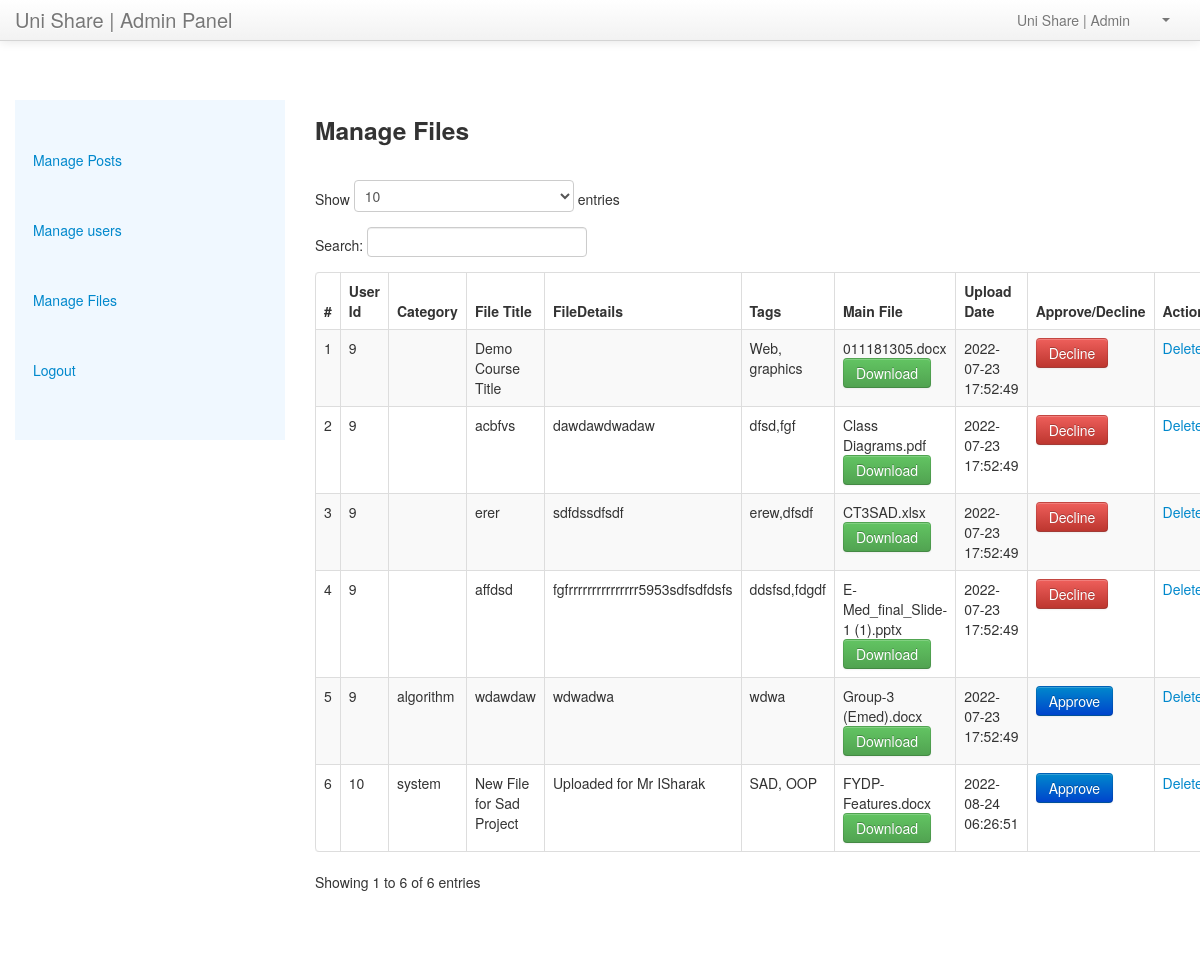
Page /admin/manage-file.php (signed in) on the committed database.
### tables this page shows
CREATE TABLE `files` (
  `id` int(10) NOT NULL,
  `title` varchar(255) DEFAULT NULL,
  `description` text DEFAULT NULL,
  `video` varchar(255) DEFAULT NULL,
  `tags` varchar(255) DEFAULT NULL,
  `user_id` int(11) DEFAULT NULL,
  `status` int(11) DEFAULT NULL,
  `category` varchar(255) DEFAULT NULL,
  `upload_time` timestamp NOT NULL DEFAULT current_timestamp() ON UPDATE current_timestamp()
);

### admin/manage-file.php (the view, shortened to what this page needs)
<?php
if(strlen($_SESSION['alogin'])==0)
	{
	header('location:index.php');
	}
else{
?>
<!DOCTYPE html>
<html lang="en">
<head>
	<?php include('include/links.php')?>
</head>
<body>
	<?php include('include/header.php');?>
	<div class="wrapper">
		<div class="container">
			<div class="row">
				<?php include('include/sidebar.php');?>
				<div class="span9">
					<div class="content">
						<div class="module">
							<div class="module-head">
								<h3>Manage Files</h3>
							</div>
							<div class="module-body table">
								<br />
								<table cellpadding="0" cellspacing="0" border="0"
									class="datatable-1 table table-bordered table-striped display" width="100%">
									<thead>
										<tr>
											<th>#</th>
											<th>User Id</th>
                                            <th>Category</th>
											<th>File Title</th>
											<th>FileDetails</th>
											<th>Tags</th>
                                            <th>Main File</th>
											<th>Upload Date</th>
											<th>Approve/Decline</th>
											<th>Action</th>
										</tr>
									</thead>
									<tbody>
										<?php
										$query=mysqli_query($con,"select * from files ");
										$cnt=1;
										while($row=mysqli_fetch_array($query))
										{
										?>
										<tr>
											<td><?php echo htmlentities($cnt);?></td>
											<td><?php echo htmlentities($row['user_id']);?></td>
                                            <td><?php echo htmlentities($row['category']);?></td>
											<td><?php echo htmlentities($row['title']);?></td>
											<td><?php echo htmlentities($row['description']);?></td>
											<td><?php echo htmlentities($row['tags']);?></td>
                                            <td><?php echo htmlentities($row['video']);?>
												<a href="download.php?file=<?php echo $row['id']?>&name=<?php echo htmlentities($row['video']);?>"
													class="btn btn-success">Download</a>
											</td>
											<td><?php echo htmlentities($row['upload_time']);?></td>
											<td>
												<?php if($row['status']=='0'){?>
												<a href="approve_file.php?id=<?php echo $row['id'];?>"
													class="btn btn-primary">Approve</a>
												<?php  } else{ ?>
												<a href="decline-file.php?id=<?php echo $row['id'];?>"
													class="btn btn-danger">Decline</a>
												<?php } ?>
											</td>
											<td>
												<a href="manage-file.php?id=<?php echo $row['id']?>&del=delete"
													onClick="return confirm('Are you sure you want to delete this prescription?')">Delete
												</a>
											</td>
										</tr>
										<?php $cnt=$cnt+1; } ?>
								</table>
							</div>
						</div>
					</div>
				</div>
			</div>
		</div>
	</div>
</body>
<?php } ?>

### admin/css/style.css (style rules this page uses)
.wrapper { padding: 100px 0; }

### rows in the picture
files: user "9", title "Demo Course Title", tags "Web, graphics", video "011181305.docx", upload_time "2022-07-23 17:52:49"
files: user "9", title "acbfvs", description "dawdawdwadaw", tags "dfsd,fgf", video "Class Diagrams.pdf", upload_time "2022-07-23 17:52:49"
files: user "9", title "erer", description "sdfdssdfsdf", tags "erew,dfsdf", video "CT3SAD.xlsx", upload_time "2022-07-23 17:52:49"
files: user "9", title "affdsd", description "fgfrrrrrrrrrrrrrrr5953sdfsdfdsfs", tags "ddsfsd,fdgdf", video "E-Med_final_Slide-1 (1).pptx", upload_time "2022-07-23 17:52:49"
files: user "9", category "algorithm", title "wdawdaw", description "wdwadwa", tags "wdwa", video "Group-3 (Emed).docx", upload_time "2022-07-23 17:52:49"
files: user "10", category "system", title "New File for Sad Project", description "Uploaded for Mr ISharak", tags "SAD, OOP", video "FYDP-Features.docx", upload_time "2022-08-24 06:26:51"
